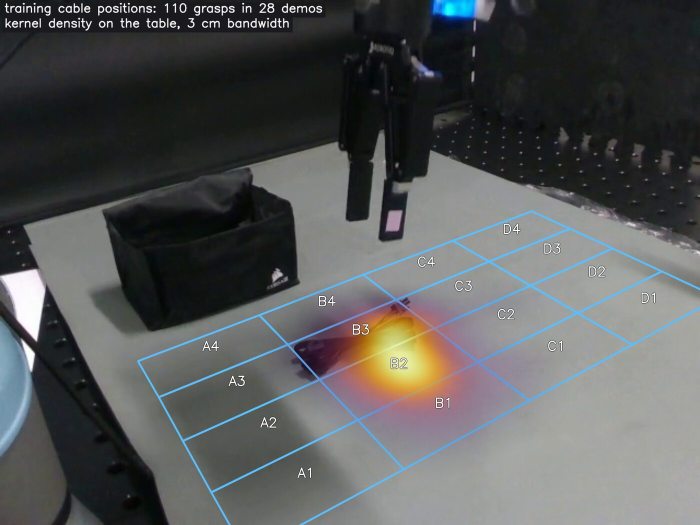
#> input picture assets/img/cable_position_baseline_v3_training_heatmap.jpg, 1400 x 1050 px (shown at 1/2 size)
$ python -i visualize_interactions.py   (imports and definitions only)
#> lines starting #> are read from the running program, lines starting #| are printed output that depends on the picture
### packages/policy_steering/src/policy_steering/robot_config.py
"""Shared robot geometry config loader.

Loads YAML config files from ``policy_steering/configs/`` so that the same
constants are used by both this package and ``policy_abstraction.utils.gripper``.

Why the geometry is passed around rather than fixed
---------------------------------------------------
This repo runs *cross-embodiment*: the retrieved demonstration comes from one
robot (LIBERO's Franka Panda) while the live rollout may be on another (a UR5e
with a Robotiq 2F-140). The two sides of a comparison therefore need
*different* finger geometry at the same instant, so a module-level constant —
or a process-wide "active gripper" — cannot be correct. Call sites resolve a
:class:`GripperGeometry` for the embodiment they are describing and pass it in.

Three coordinate frames show up around the gripper; keeping them distinct is
the whole point of this file:

``action``
    What the policy emits. Panda: ``[-1, 1]``. UR5e: ``[0, 1]`` openness.
``qpos``
    What the env *observes*, after ``GripperSpec.aperture_from_qpos``. Panda:
    ``q1 - q2`` already in metres. UR5e: normalised openness.
``metric``
    Aperture in metres. Every distance/feature computation lives here.

``action`` and ``qpos`` coincide for the Robotiq (both normalised) and differ
for the Panda (whose qpos is metric but whose actions are not), which is
exactly the case that a single shared mapping would silently get wrong.
"""

from __future__ import annotations

import pathlib
from dataclasses import dataclass
from functools import lru_cache

import yaml

_CONFIG_DIR = pathlib.Path(__file__).parent / "configs"

DEFAULT_GRIPPER = "franka_panda"

# Positive floor for the four-bar radicand (m^2); see `finger_z_offset`.
_SPAN_FLOOR = 1e-12

# Grip-site axes a pair of jaws can open along. z is the tool axis itself.
_FINGER_AXES = {"x": 0, "y": 1}


@lru_cache(maxsize=None)
def load_robot_config(name: str = DEFAULT_GRIPPER) -> dict:
    """Load a robot config YAML from ``configs/<name>.yaml``."""
    path = _CONFIG_DIR / f"{name}.yaml"
    if not path.exists():
        available = sorted(p.stem for p in _CONFIG_DIR.glob("*.yaml"))
        raise FileNotFoundError(
            f"No robot config {name!r} in {_CONFIG_DIR}; available: {available}"
        )
    with path.open("r") as f:
        return yaml.safe_load(f)


def _lerp(value, src_lo: float, src_hi: float, dst_lo: float, dst_hi: float):
    """Affine remap. Deliberately unclipped so gradients flow through it."""
    return dst_lo + (value - src_lo) * ((dst_hi - dst_lo) / (src_hi - src_lo))


@dataclass(frozen=True)
class GripperGeometry:
    """Finger geometry plus the two aperture mappings for one gripper.

    Resolve with :func:`load_gripper_geometry`, keyed by the same identifier
    ``policy_abstraction.envs.spec.GripperSpec.geometry_id`` carries, so the
    env spec picks the geometry and no call site hardcodes a robot.
    """

    name: str
    finger_x_rest: float
    finger_z_from_grip: float
    action_open: float
    action_close: float
    metric_open: float
    metric_close: float
    qpos_open: float
    qpos_close: float
    # Radius of the circle the pad face rides when the fingers are not
    # prismatic (metres). None => prismatic, and finger_z_from_grip is a
    # constant. Fitted to the linkage, not read off a drawing -- see the
    # provenance note in configs/robotiq_2f140.yaml.
    arc_radius: float | None = None
    # Which axis of the grip-site frame the jaws open along: "x" or "y". The
    # left tip sits on the negative side, the right tip on the positive side.
    # This is a property of how the gripper is bolted to the flange, not of
    # the gripper itself: the 2F-140 on the UR5e opens along tool x, the Panda
    # along its EEF y. Getting it wrong rotates every finger-anchored distance
    # a quarter turn about the tool axis.
    finger_axis: str = "y"

    # [78 lines left out: functions __post_init__, finger_axis_index, finger_open_direction, is_four_bar, finger_z_offset, action_to_metric and 1 more, not called in this run]


@lru_cache(maxsize=None)
def load_gripper_geometry(name: str = DEFAULT_GRIPPER) -> GripperGeometry:
    """Resolve a :class:`GripperGeometry` by config name (e.g. ``robotiq_2f140``)."""
    cfg = load_robot_config(name)["gripper"]
    missing = [
        k
        for k in (
            "finger_x_rest",
            "finger_z_from_grip",
            "action_open",
            "action_close",
            "metric_open",
            "metric_close",
            "qpos_open",
            "qpos_close",
        )
        if k not in cfg
    ]
    if missing:
        raise KeyError(f"robot config {name!r} is missing gripper keys: {missing}")
    arc = cfg.get("four_bar") or {}
    return GripperGeometry(
        name=name,
        finger_x_rest=float(cfg["finger_x_rest"]),
        finger_z_from_grip=float(cfg["finger_z_from_grip"]),
        action_open=float(cfg["action_open"]),
        action_close=float(cfg["action_close"]),
        metric_open=float(cfg["metric_open"]),
        metric_close=float(cfg["metric_close"]),
        qpos_open=float(cfg["qpos_open"]),
        qpos_close=float(cfg["qpos_close"]),
        arc_radius=float(arc["radius"]) if "radius" in arc else None,
        finger_axis=str(cfg.get("finger_axis", "y")),
    )


# [21 lines left out: functions gripper_geometry, gripper_action_bounds, not called in this run]


__all__ = [
    "DEFAULT_GRIPPER",
    "GripperGeometry",
    "gripper_action_bounds",
    "gripper_geometry",
    "load_gripper_geometry",
    "load_robot_config",
]

### scripts/debug/visualization/visualize_interactions.py
"""Render a sample video of extracted gripper-object interactions.

Layout: For each demo, all its interactions are shown as stacked rows sharing
the same playback timeline.

Each row contains:
  • Left panel  – agentview RGB with projected finger-tip dots
  • Middle panel – eye-in-hand RGB with projected finger-tip dots
  • Right panel  – per-timestep distance plot (cursor at current frame)

Outside the interaction's time window the row is frozen and shown as opaque gray:
  • Before the window: frozen to the first frame of the interaction (gray)
  • After the window:  frozen to the last  frame of the interaction (gray)
  • Inside the window: live color frames

Usage:
    uv run tmp/visualize_interactions.py \
        --interactions tmp/test_interactions.hdf5 \
        --output tmp/sample_interactions.mp4 \
        --n-demos 6 --fps 20
"""

from __future__ import annotations

import argparse
import io
import random
from collections import defaultdict
from pathlib import Path

import cv2
import h5py
import imageio
import matplotlib
import matplotlib.pyplot as plt
import numpy as np

from policy_abstraction.utils.pcd import project_points_to_pixels
from policy_abstraction.utils.segmentation import colorize_segmentation

# ---------------------------------------------------------------------------
# Drawing helpers
# ---------------------------------------------------------------------------


# [58 lines left out: functions _draw_finger_dots, _draw_closest_point, _put_text, not called in this run]


def _to_opaque_grayscale(img: np.ndarray, darken: float = 0.35) -> np.ndarray:
#> called with darken = 0.35
    gray = cv2.cvtColor(img, cv2.COLOR_RGB2GRAY)
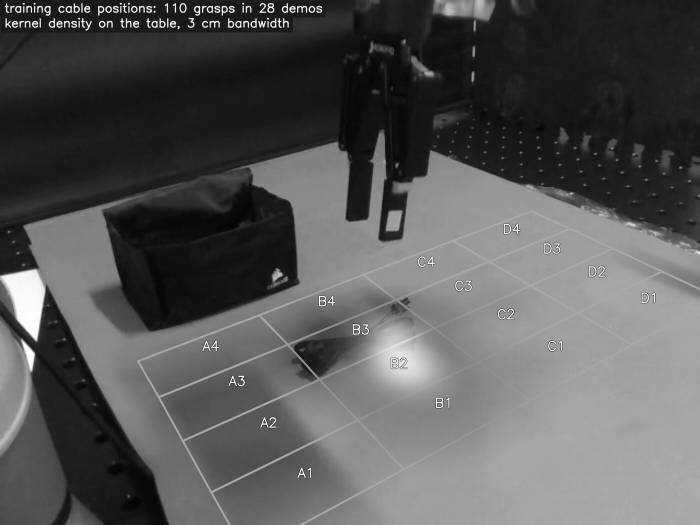
#> gray: shape (1050, 1400) (shown at 1/2 size); min 0, max 255, mean 87.8
    gray_rgb = cv2.cvtColor(gray, cv2.COLOR_GRAY2RGB)
    if darken <= 0:
        return gray_rgb
    black = np.zeros_like(gray_rgb)
    return cv2.addWeighted(gray_rgb, 1.0 - darken, black, darken, 0.0)
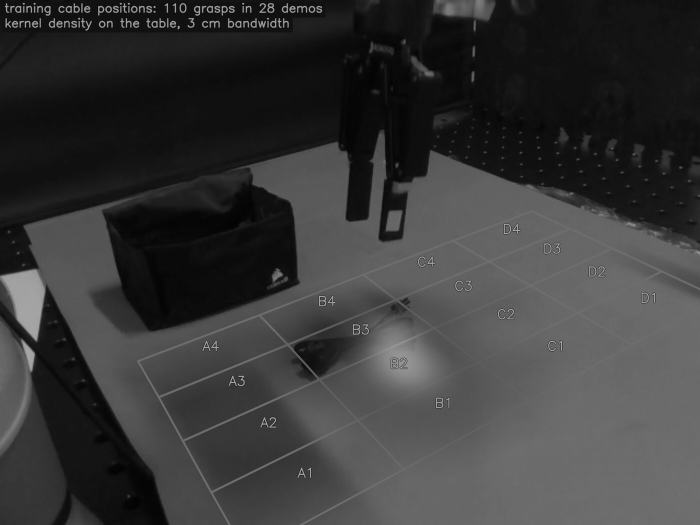
#> returned value: shape (1050, 1400, 3) (shown at 1/2 size); min 0, max 166, mean 57.1


# [473 lines left out: functions _overlay_seg_mask, _render_distance_plot, _make_title_card, _add_row_label, _read_interaction_raw, precompute_interaction and 2 more, not called in this run]


# [2 lines not run here, left out]

>>> import cv2
>>> picture = cv2.cvtColor(cv2.imread('../../../assets/img/cable_position_baseline_v3_training_heatmap.jpg'), cv2.COLOR_BGR2RGB)
>>> result = _to_opaque_grayscale(picture)

$ run again, on assets/img/example_rgb.png
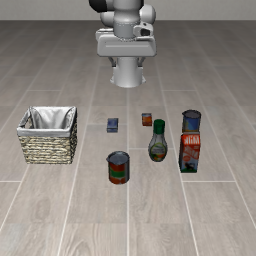
#> input picture assets/img/example_rgb.png, 256 x 256 px
#> in _to_opaque_grayscale, `return cv2.addWeighted(gray_rgb, 1.0 - darken, black, darken, 0.0)`:
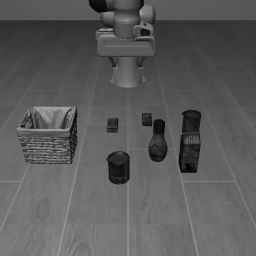
#> returned value: shape (256, 256, 3); min 0, max 161, mean 90.6
